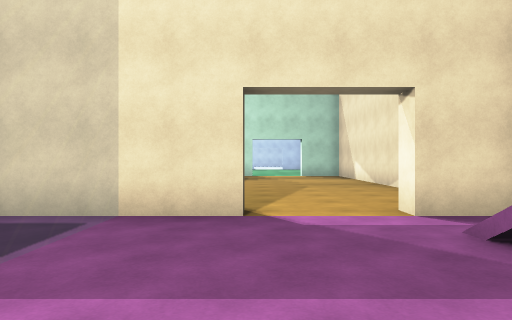
View 1 (above)

16 first-person views from a walk through a 3-D level made in the Unity game engine. The camera is 1.3 m above the floor, looks level and sees 70° across. The floor is counted in squares, 2 m on a side. Each view is taken from the middle of a square. On the plan, view 1 faces up. The plan holds only what a view shows up to about 11 squares ahead; the rest is blank. The place goes on beyond the plan. The player character is not drawn. Some animated figures are left out. Door leaves are left out, so doorways stand open. Surface patterns are stand-ins for the level's own textures.

View 2
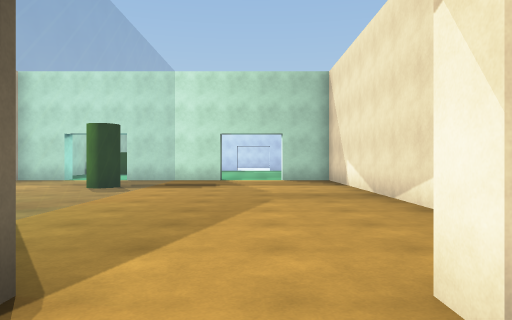

View 3
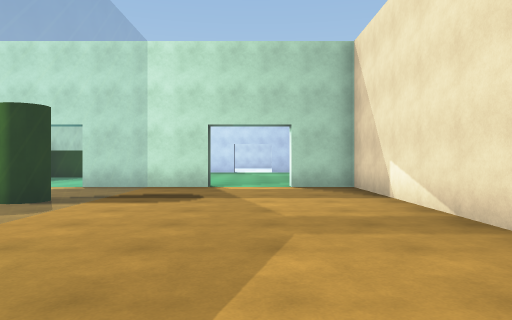

View 4
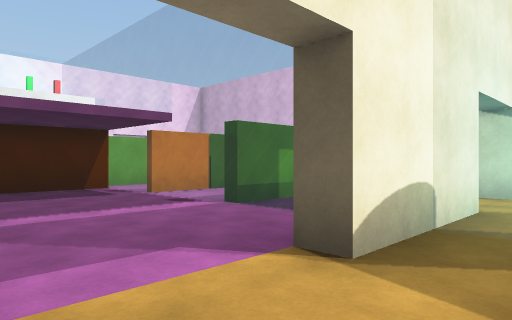

View 5
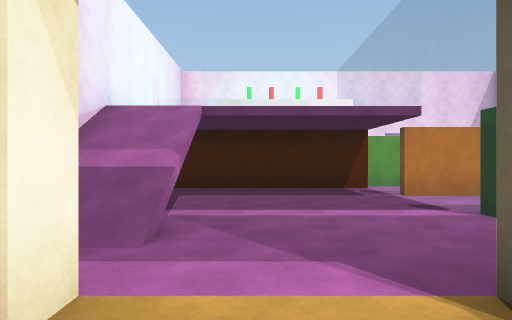

View 6
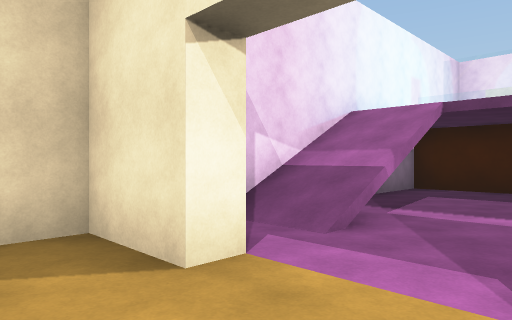

View 7
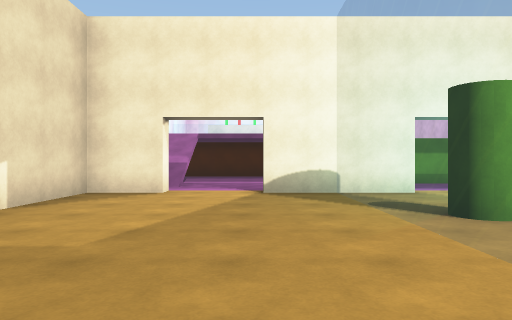

View 8
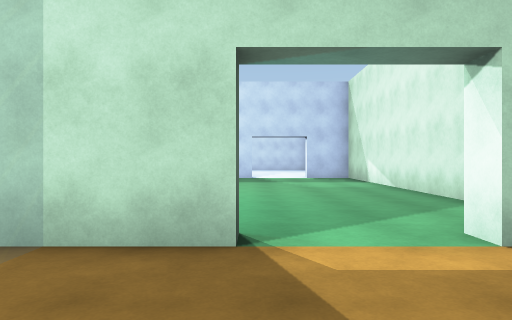

View 9
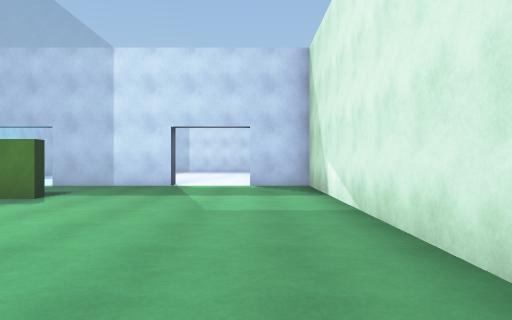

View 10
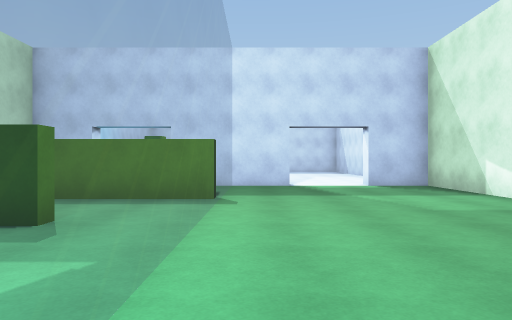

View 11
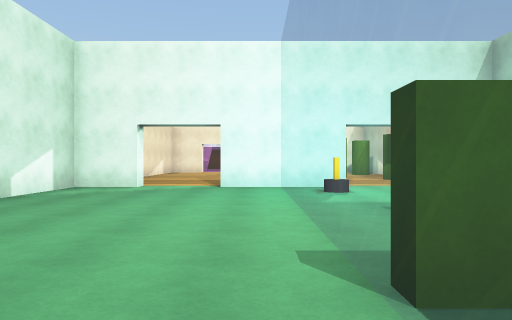

View 12
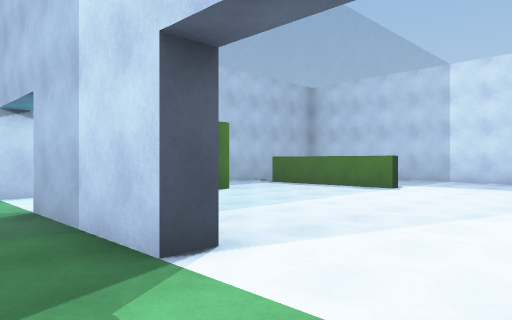

View 13
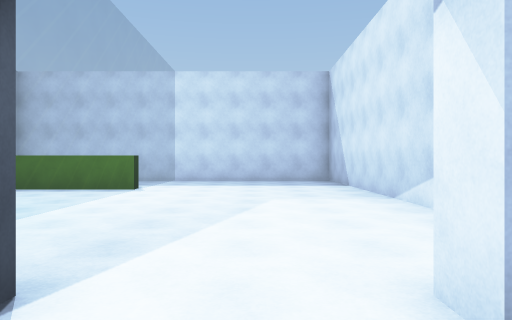

View 14
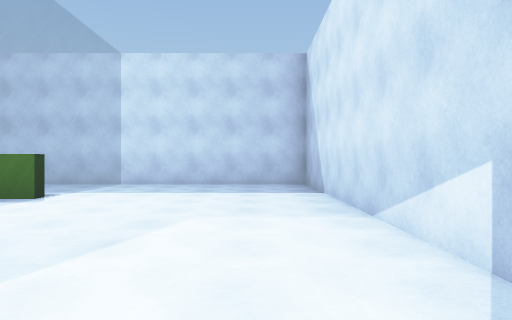

View 15
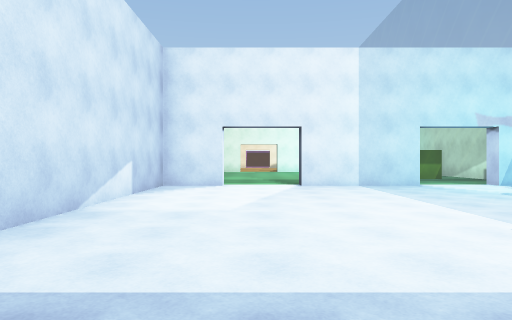

View 16
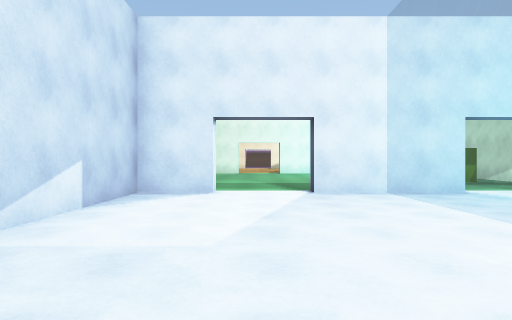

### Floor plan
Key: @ floor where view 1 was taken; # wall or solid block; x gap in a wall; . floor; / step, stairs or slope; D open door; = window, fence, low wall or low ledge; ^ raised ledge; O other object.
Columns run from 4 left of view 1 to 4 right of it. Each row starts with its distance up from view 1.
 36 #########
 35  .=.....#
 34  .=.....#
 33   =.....#
 32 ^^=.....#
 31  .=.....#
 30  .=.....#
 29 O.=.....#
 28  .=.....#
 27  .=.....#
 26 D#=.DD..#
 25 D###DD###
 24  .=.....#
 23   =.....#
 22 ##=.....#
 21  .=.....#
 20 #x=.....#
 19  .=.....#
 18  .=.....#
 17  O=.....#
 16  O=.....#
 15 D###DD###
 14  .=.....#
 13  .=.....#
 12  O=.....#
 11  O=.....#
 10  .=.....#
  9  .=.....#
  8  O=.....#
  7  O=.....#
  6  .=.....#
  5 D#=.DD..#
  4 D###DD###
  3   =...//#
  2 ##=...//#
  1   =.....#
  0  .=.@...#
 -1 ##=.....#
 -2   =.....#
 -3  ########

Where each view was taken, in squares from view 1:
view 1: 0 up, 0 right, facing up
view 2: 3 up, 1 right, facing up
view 3: 6 up, 1 right, facing up
view 4: 6 up, 2 right, facing down-left
view 5: 6 up, 1 right, facing down
view 6: 6 up, 0 right, facing down-right
view 7: 12 up, 0 right, facing down
view 8: 12 up, 0 right, facing up
view 9: 16 up, 2 right, facing up
view 10: 16 up, 1 left, facing up
view 11: 24 up, 1 left, facing down
view 12: 24 up, 2 right, facing up-left
view 13: 24 up, 1 right, facing up
view 14: 26 up, 2 right, facing up
view 15: 35 up, 1 right, facing down
view 16: 33 up, 1 right, facing down
